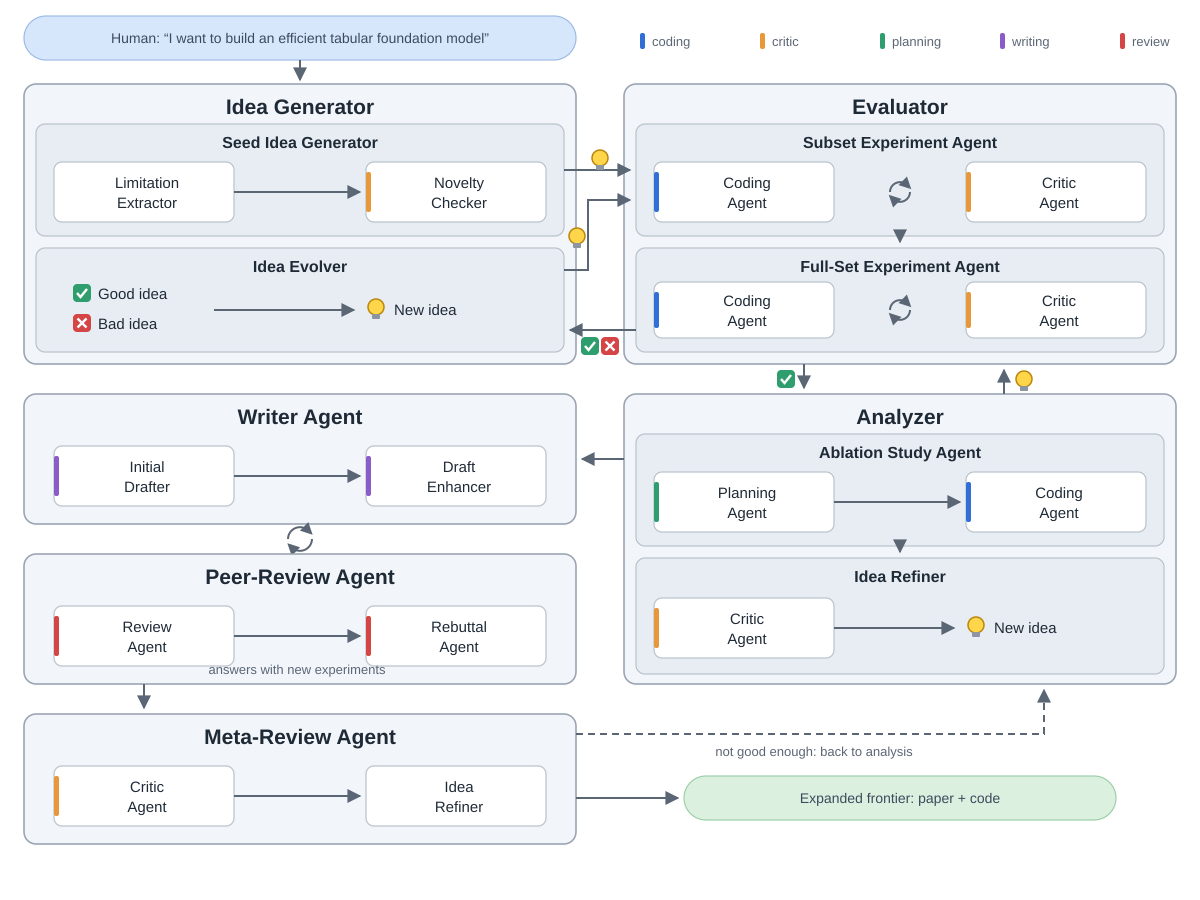

Python code for this plot:
"""ScientistTwo pipeline, redrawn from the overview figure at https://scientist-two.github.io/.  Run: python3 diagram.py"""
import sys
from pathlib import Path

sys.path.insert(0, str(Path(__file__).resolve().parents[2] / "tools"))
from archdiagram import Diagram  # noqa: E402

d = Diagram("ScientistTwo closed-loop research pipeline",
            "Idea Generator, Evaluator and Analyzer test whether an idea works; Writer, Peer-Review and Meta-Review "
            "test whether the paper passes. Results feed back to evolve and refine ideas, and the meta-review sends "
            "the work back to the Analyzer until it clears the bar.")
L, R, GW, CW = 24, 624, 552, 180

d.pill(L, 16, GW, 44, "Human: “I want to build an efficient tabular foundation model”")
d.legend(R + 16, 44, ["coding", "critic", "plan", "write", "review"],
         ["coding", "critic", "planning", "writing", "review"])
d.arrow(f"M{L+GW/2} 60V80")

# Idea Generator (top left)
d.group(L, 84, GW, 280, "Idea Generator")
d.sub(L + 12, 124, GW - 24, 112, "Seed Idea Generator")
d.card(L + 30, 162, "Limitation|Extractor", w=CW)
d.card(L + 342, 162, "Novelty|Checker", "critic", w=CW)
d.arrow(f"M{L+210} 192H{L+336}")
d.sub(L + 12, 248, GW - 24, 104, "Idea Evolver")
d.ok(L + 58, 293); d.text(L + 74, 299, "Good idea", "ag", "start")
d.bad(L + 58, 323); d.text(L + 74, 329, "Bad idea", "ag", "start")
d.arrow(f"M{L+190} 310H{L+330}"); d.bulb(L + 352, 307); d.text(L + 370, 315, "New idea", "ag", "start")

# Evaluator (top right)
d.group(R, 84, GW, 280, "Evaluator")
d.sub(R + 12, 124, GW - 24, 112, "Subset Experiment Agent")
d.card(R + 30, 162, "Coding|Agent", "coding", w=CW); d.card(R + 342, 162, "Critic|Agent", "critic", w=CW); d.cycle(R + 276, 192, 10)
d.arrow(f"M{R+276} 236V242")
d.sub(R + 12, 248, GW - 24, 104, "Full-Set Experiment Agent")
d.card(R + 30, 282, "Coding|Agent", "coding", w=CW, h=56); d.card(R + 342, 282, "Critic|Agent", "critic", w=CW, h=56); d.cycle(R + 276, 310, 10)

# idea generator <-> evaluator
d.arrow(f"M{L+GW-12} 170H{R+6}"); d.bulb(L + GW + 24, 158)
d.arrow(f"M{L+GW-12} 270H{L+GW+12}V200H{R+6}"); d.bulb(L + GW + 1, 236)
d.arrow(f"M{R+12} 330H{L+GW-6}"); d.ok(L + GW + 14, 346); d.bad(L + GW + 34, 346)

# Analyzer (middle right)
d.group(R, 394, GW, 290, "Analyzer")
d.sub(R + 12, 434, GW - 24, 112, "Ablation Study Agent")
d.card(R + 30, 472, "Planning|Agent", "plan", w=CW); d.card(R + 342, 472, "Coding|Agent", "coding", w=CW)
d.arrow(f"M{R+210} 502H{R+336}")
d.arrow(f"M{R+276} 546V552")
d.sub(R + 12, 558, GW - 24, 116, "Idea Refiner")
d.card(R + 30, 598, "Critic|Agent", "critic", w=CW)
d.arrow(f"M{R+210} 628H{R+330}"); d.bulb(R + 352, 625); d.text(R + 370, 633, "New idea", "ag", "start")

# evaluator <-> analyzer
d.arrow(f"M{R+180} 364V388"); d.ok(R + 162, 379)
d.arrow(f"M{R+380} 394V370"); d.bulb(R + 400, 379)

# Writer and Peer-Review (middle left), Meta-Review (bottom left)
d.group(L, 394, GW, 130, "Writer Agent")
d.card(L + 30, 446, "Initial|Drafter", "write", w=CW); d.card(L + 342, 446, "Draft|Enhancer", "write", w=CW)
d.arrow(f"M{L+210} 476H{L+336}")
d.arrow(f"M{R} 459H{L+GW+6}")
d.cycle(L + GW / 2, 539, 12)
d.group(L, 554, GW, 130, "Peer-Review Agent")
d.card(L + 30, 606, "Review|Agent", "review", w=CW); d.card(L + 342, 606, "Rebuttal|Agent", "review", w=CW)
d.arrow(f"M{L+210} 636H{L+336}")
d.note(L + 273, 674, "answers with new experiments")
d.arrow(f"M{L+120} 684V708")
d.group(L, 714, GW, 130, "Meta-Review Agent")
d.card(L + 30, 766, "Critic|Agent", "critic", w=CW); d.card(L + 342, 766, "Idea|Refiner", w=CW)
d.arrow(f"M{L+210} 796H{L+336}")

# outputs and the loop back
d.pill(R + 60, 776, GW - 120, 44, "Expanded frontier: paper + code", "front")
d.arrow(f"M{L+GW} 798H{R+54}")
d.arrow(f"M{L+GW} 734H{R+420}V690", back=True)
d.note(R + 190, 756, "not good enough: back to analysis")

d.save(Path(__file__).with_name("diagram.svg"))
